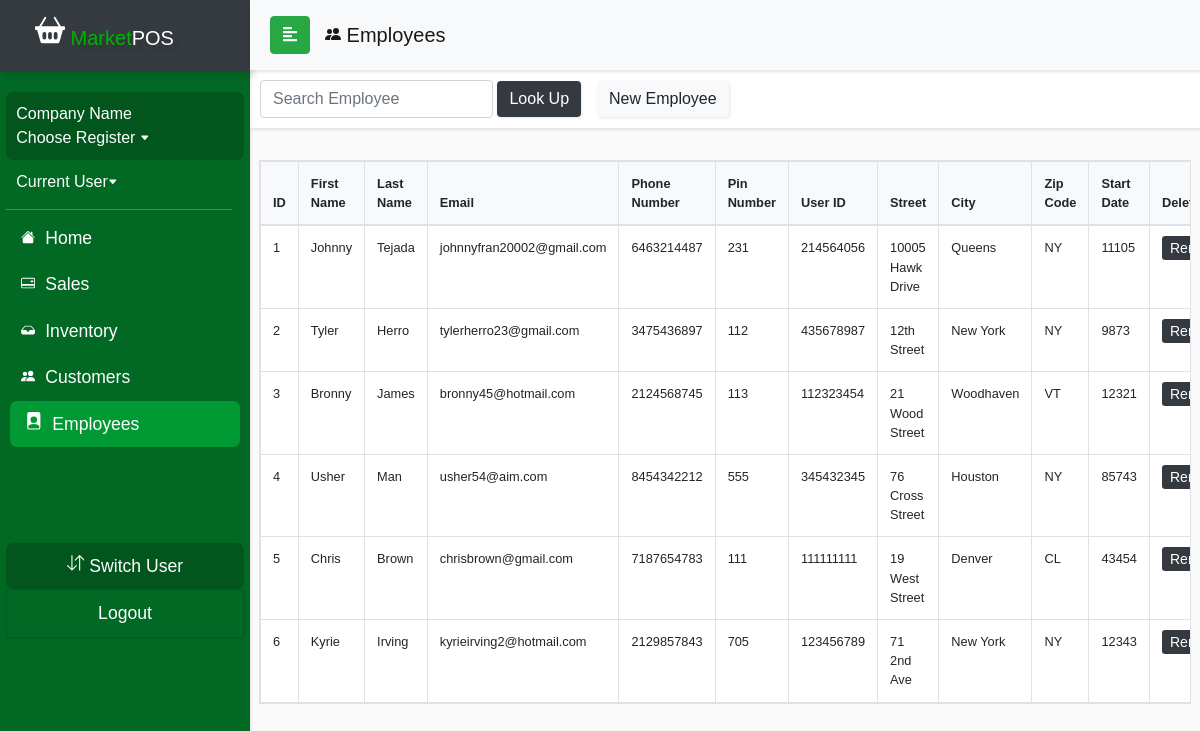
Screenshot of /currentDraft/employeeview.php with the database file from the repository.
### tables this page shows
CREATE TABLE `employee_info` (
  `employee_id` int(11) NOT NULL,
  `email` varchar(50) NOT NULL,
  `password` varchar(50) NOT NULL,
  `pin_number` int(11) DEFAULT NULL,
  `first_name` varchar(50) NOT NULL,
  `last_name` varchar(50) NOT NULL,
  `user_id` double DEFAULT NULL,
  `phone_number` double NOT NULL,
  `SSN` double DEFAULT NULL,
  `street_address` varchar(50) NOT NULL,
  `city` varchar(50) NOT NULL,
  `state` varchar(2) NOT NULL,
  `zip_code` int(11) NOT NULL,
  `start_date` date DEFAULT NULL,
  `company_name` varchar(50) NOT NULL,
  `number_of_stores` varchar(11) DEFAULT NULL,
  `user_type` int(11) NOT NULL,
  `customer_id` int(11) DEFAULT NULL
);

### currentDraft/employeeview.php (the view, shortened to what this page needs)
<?php
include_once('sidebarconnect.php');
$query = "SELECT * FROM employee_info";
$result = mysqli_query($conn, $query);
?>
<!DOCTYPE html>
<html>
<head>
  <link rel="stylesheet" href="css/bootstrap.min.css">
  <link rel="stylesheet" href="userStyle2.css">
  <link rel="stylesheet" href="css/jquery.mCustomScrollbar.min.css">
</head>
<body>
<nav id="sidebar">
    <div class="sidebar-header bg-dark">
      <h1 id="brand"><span><a class="navbar-brand relative-top" href="indexDraft.php">
            <span style="color: #00b300"> Market</span>POS</a></h1>
    </div>
    <ul class="list-unstyled components">
      <li>
        <div id="usercard">
          <a href="salescontrolpanel.php#switchreg" style="font-size: 1em;"><?php if ((isset($_SESSION['emp_id'])) ) echo $row['company_name']; else  echo 'Company Name'; ?></br>
            <?php if (isset($_SESSION['register'])) echo "Register " .$_SESSION['register'];else  echo 'Choose Register'; ?> <svg width=".6em" height=".6em" viewBox="0 0 16 16" class="bi bi-caret-down-fill" fill="currentColor" xmlns="http://www.w3.org/2000/svg">
              <path d="M7.247 11.14L2.451 5.658C1.885 5.013 2.345 4 3.204 4h9.592a1 1 0 0 1 .753 1.659l-4.796 5.48a1 1 0 0 1-1.506 0z" />
            </svg></a>
        </div>
      </li>
      <li>
        <a href="employeePinLogin.php" style="font-size: 1em;"><?php if ((isset($_SESSION['emp_id']))) echo "". $row['first_name']. " " . $row['last_name'] . " ";else echo "Current User";?><svg width=".6em" height=".6em" viewBox="0 0 16 16" class="bi bi-caret-down-fill" fill="currentColor" xmlns="http://www.w3.org/2000/svg">
            <path d="M7.247 11.14L2.451 5.658C1.885 5.013 2.345 4 3.204 4h9.592a1 1 0 0 1 .753 1.659l-4.796 5.48a1 1 0 0 1-1.506 0z" />
          </svg></a>
      </li>
      <div class="justify-content-center" id="navline"></div>
      <li>
        <a href="accounthomeDraft.php">
          <span style="padding:5px;">
            </span> Home</a>
      </li>
      <li>
        <a href="salescontrolpanel.php">
          <span style="padding:5px;">
          </span> Sales</a>
      </li>
      <li>
        <a href="inventorycontrol.php">
          <span style="padding:5px;">
            </span> Inventory</a>
      </li>
      <li>
        <a href="customercontrol.php">
          <span style="padding:5px;">
            </span> Customers</a>
      </li>
      <li class="active">
            <a href='employeecontrol.php'>
              <span style='padding:5px;'>
            </span> Employees</a>
          </li>
      <li class="sidebar-footer">
        <div class="text-center" id="usercard">
          <a role="button" href="<?php $_SESSION['url'] = "salescontrolpanel.php" ?> employeePinLogin.php"> Switch User</a>
        </div>
      </li>
      <li>
        <div class="card text-center" id="footerbtn" style="background: #016923;">
          <a role="button" href="logout.php"> Logout</a>
        </div>
      </li>
    </ul>
  </nav>
  <div id="content">
    <nav class="navbar navbar-expand-lg navbar-light bg-light sticky-top" id="locnav">
      <div class="container-fluid">
        <button type="button" id="sidebarCollapse" class="btn btn-success">
          <i class="fas fa-align-left"></i>
        </button>
        <div class="collapse navbar-collapse" id="navbarSupportedContent">
          <ul class="nav navbar-nav mr-auto">
            <a class="navbar-brand" href="employeeview.php"> Employees</a>
          </ul>
        </div>
      </div>
    </nav>
    <nav class="navbar navbar-light" id="salespanel">
      <form class="form-inline" method="post" action="employeeview.php">
        <div class="nav-item" style="padding: 8px">
          <input class="form-control" name="employee" placeholder="Search Employee" aria-label="Search">
          <button class="btn btn-dark navbar-btn" name="submit-search"> Look Up</button>
        </div>
        <div class="nav-item mr-auto">
          <a class="btn navbar-btn btn-light" href="newEmployee.php" role="button"> New Employee</a></div>
      </form>
    </nav>
    <div class="wrapper mt-3">
      <div class="row px-4 justify-content-center">
        <table class="table table-bordered table-hover mt-3 table-responsive" style="font-size:80%;">
          <thead class="bg-light">
            <tr>
              <th> ID </th>
              <th> First Name </th>
              <th> Last Name </th>
              <th> Email </th>
              <th> Phone Number </th>
              <th> Pin Number </th>
              <th> User ID </th>
              <th> Street </th>
              <th> City</th>
              <th> Zip Code</th>
              <th> Start Date</th>
              <th> Delete</th>
            </tr>
          </thead>
          <tbody class="bg-white">
            <?php
            if (isset($_POST['submit-search'])) {
              $search = mysqli_real_escape_string($conn, $_POST['employee']);
              $sql = "SELECT * FROM employee_info WHERE first_name LIKE '%$search%' OR last_name LIKE '%$search%' OR phone_number LIKE '%$search%' OR email LIKE '%$search%'";
              $result = mysqli_query($conn, $sql);
              $queryResults = mysqli_num_rows($result);
              if ($queryResults > 0) {
                echo "<div class='row mt-3'>There are $queryResults results matching your search</div><br>";
                while ($row = mysqli_fetch_assoc($result)) {
                    $Date = date("m-d-Y", strtotime($row['start_date']));
                  echo "<tr><td>" . $row['employee_id'] . "</td><td>"
                    . $row['first_name'] . "</td><td>" . $row['last_name'] . "</td><td>" . $row['email'] . "</td><td>"
                    . $row['phone_number'] . "</td><td>" . $row['pin_number'] . "</td><td>" . $row['user_id'] . "</td><td>"
                    . $row['street_address'] . "</td><td>" . $row['city'] . "</td><td>" . $row['state'] . "</td><td>"
                    . $row['zip_code'] . "</td><td><a class='btn-sm btn-dark' role='button' href='employeeinfodelete.php?Del="
                    . $row['employee_id'] . "'>Remove</a></td><td><a class='btn-sm btn-dark' role='button' href='employeeinfoedit.php?Upd="
                    . $row['employee_id'] . "'>Select</a></td></tr>";
                }
              } else {
                echo "<div class='row mt-3'>There are no results matching your search</div>";
              }
            } else {
              while ($row = mysqli_fetch_assoc($result)) {
                echo "<tr><td>" . $row['employee_id'] . "</td><td>"
                    . $row['first_name'] . "</td><td>" . $row['last_name'] . "</td><td>" . $row['email'] . "</td><td>"
                    . $row['phone_number'] . "</td><td>" . $row['pin_number'] . "</td><td>" . $row['user_id'] . "</td><td>"
                    . $row['street_address'] . "</td><td>" . $row['city'] . "</td><td>" . $row['state'] . "</td><td>"
                    . $row['zip_code'] . "</td><td><a class='btn-sm btn-dark' role='button' href='employeeinfodelete.php?Del="
                    . $row['employee_id'] . "'>Remove</a></td><td><a class='btn-sm btn-dark' role='button' href='employeeinfoedit.php?Upd="
                    . $row['employee_id'] . "'>Select</a></td></tr>";
                }
            }
            ?>
          </tbody>
        </table>
      </div>
    </div>
</body>
</html>

### currentDraft/userStyle2.css (style rules this page uses)
body { font-family: 'Poppins', sans-serif; background: #fafafa; overflow-y: scroll; overflow-x: hidden; }
a, a:hover, a:focus { color: inherit; text-decoration: none; transition: all 0.3s; }
#brand { text-shadow: 5px 5px 3px rgba(0, 0, 0, 0.1); }
#locnav { position: fixed; }
#salespanel { padding: 2px 2px; margin-top: 30px; margin-left: 0px; overflow-y: scroll; }
.navbar { width: 100%; padding: 5px 5px; background: #fff; border: none; border-radius: 0; box-shadow: 1px 2px 3px rgba(0, 0, 0, 0.1); }
.navbar-brand { padding: 15px; }
.nav-item { padding: 8px; }
.navbar-btn { box-shadow: 1px 1px 3px rgba(0, 0, 0, 0.1); outline: none !important; border: none; }
#navline { margin-top: 5px; margin-bottom: 5px; width: 95%; height: 1px; border-bottom: 1px solid white; opacity: 25%; box-shadow: 1px 1px 3px rgba(0, 0, 0, 0.1); }
#sidebar { width: 250px; position: fixed; top: 0; left: 0; height: 100vh; z-index: 999; background: #016923; color: #fff; transition: all 0.3s; box-shadow: 1px 2px 3px rgba(0, 0, 0, 0.1); }
#sidebar .sidebar-header { padding-left: 20px; height: 4.5em; box-shadow: 5px 5px 5px rgba(0, 0, 0, 0.1); }
#sidebar ul.components { padding: 20px 0; margin: auto; width: 95%; }
#sidebar ul li a { padding: 10px; font-size: 1.1em; display: block; }
#sidebar ul li.active > a, a[aria-expanded="true"] { color: #fff; background: #009933; margin: auto; width: 97%; border-radius: 7px; pointer-events: none; }
#usercard { background: #01551d; border-radius: 7px; }
#footerbtn { background: #016923; box-shadow: 1px 1px 3px rgba(0, 0, 0, 0.1); }
#content { width: calc(100% - 250px); margin-top: 40px; min-height: 100vh; transition: all 0.3s; position: absolute; top: 0; right: 0; }

### rows the page displays
employee_info: employee_id "1", first_name "Johnny", last_name "Tejada", email "johnnyfran20002@gmail.com", phone_number "6463214487", pin_number "231", user "214564056", street_address "10005 Hawk Drive", city "Queens", state "NY", zip_code "11105"
employee_info: employee_id "2", first_name "Tyler", last_name "Herro", email "tylerherro23@gmail.com", phone_number "3475436897", pin_number "112", user "435678987", street_address "12th Street", city "New York", state "NY", zip_code "9873"
employee_info: employee_id "3", first_name "Bronny", last_name "James", email "bronny45@hotmail.com", phone_number "2124568745", pin_number "113", user "112323454", street_address "21 Wood Street", city "Woodhaven", state "VT", zip_code "12321"
employee_info: employee_id "4", first_name "Usher", last_name "Man", email "usher54@aim.com", phone_number "8454342212", pin_number "555", user "345432345", street_address "76 Cross Street", city "Houston", state "NY", zip_code "85743"
employee_info: employee_id "5", first_name "Chris", last_name "Brown", email "chrisbrown@gmail.com", phone_number "7187654783", pin_number "111", user "111111111", street_address "19 West Street", city "Denver", state "CL", zip_code "43454"
employee_info: employee_id "6", first_name "Kyrie", last_name "Irving", email "kyrieirving2@hotmail.com", phone_number "2129857843", pin_number "705", user "123456789", street_address "71 2nd Ave", city "New York", state "NY", zip_code "12343"
